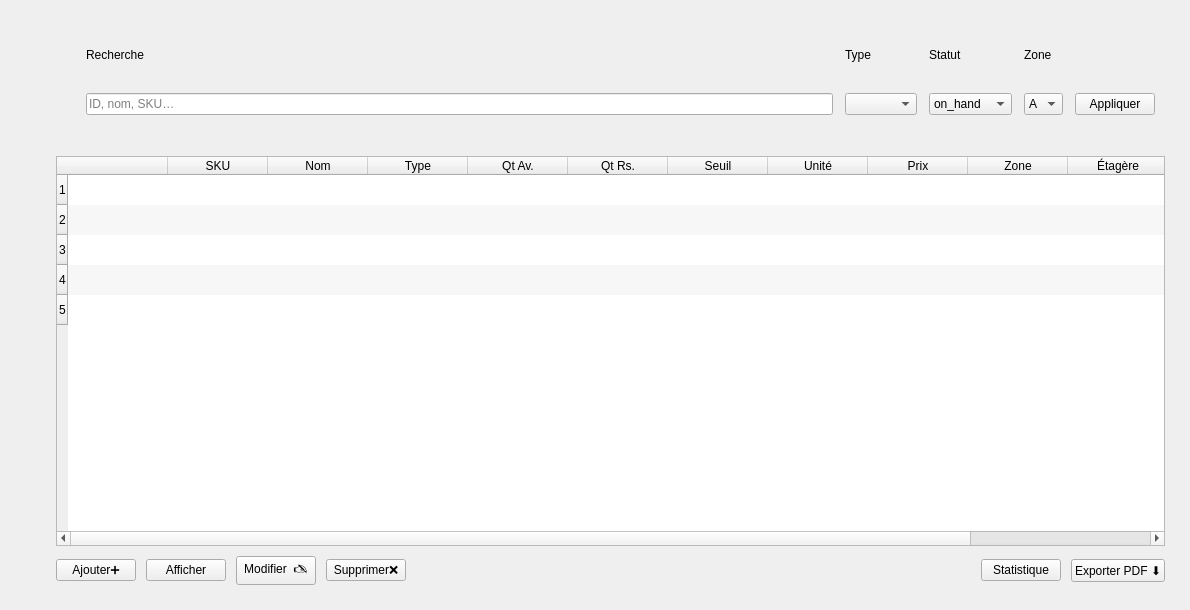
            <widget class="QWidget" name="inventory">
             <widget class="QFrame" name="InventoryCardFilter">
              <property name="geometry">
               <rect>
                <x>70</x>
                <y>10</y>
                <width>1101</width>
                <height>121</height>
               </rect>
              </property>
              <property name="frameShape">
               <enum>QFrame::Shape::NoFrame</enum>
              </property>
              <layout class="QGridLayout" name="inventoryFilterGrid">
               <property name="leftMargin">
                <number>16</number>
               </property>
               <property name="topMargin">
                <number>16</number>
               </property>
               <property name="rightMargin">
                <number>16</number>
               </property>
               <property name="bottomMargin">
                <number>16</number>
               </property>
               <property name="horizontalSpacing">
                <number>12</number>
               </property>
               <property name="verticalSpacing">
                <number>10</number>
               </property>
               <item row="0" column="0">
                <widget class="QLabel" name="LblInventorySearch">
                 <property name="text">
                  <string>Recherche</string>
                 </property>
                </widget>
               </item>
               <item row="0" column="1">
                <widget class="QLabel" name="LblInventoryType">
                 <property name="text">
                  <string>Type</string>
                 </property>
                </widget>
               </item>
               <item row="0" column="2">
                <widget class="QLabel" name="LblInventoryStatus">
                 <property name="text">
                  <string>Statut</string>
                 </property>
                </widget>
               </item>
               <item row="0" column="3">
                <widget class="QLabel" name="LblInventoryZone">
                 <property name="text">
                  <string>Zone</string>
                 </property>
                </widget>
               </item>
               <item row="1" column="0">
                <widget class="QLineEdit" name="InventorySearch">
                 <property name="placeholderText">
                  <string>ID, nom, SKU…</string>
                 </property>
                </widget>
               </item>
               <item row="1" column="1">
                <widget class="QComboBox" name="InventoryType"/>
               </item>
               <item row="1" column="2">
                <widget class="QComboBox" name="InventoryStatus">
                 <item>
                  <property name="text">
                   <string>on_hand</string>
                  </property>
                 </item>
                 <item>
                  <property name="text">
                   <string>Limited</string>
                  </property>
                 </item>
                 <item>
                  <property name="text">
                   <string>stock_out</string>
                  </property>
                 </item>
                </widget>
               </item>
               <item row="1" column="3">
                <widget class="QComboBox" name="InventoryZone">
                 <item>
                  <property name="text">
                   <string>A</string>
                  </property>
                 </item>
                 <item>
                  <property name="text">
                   <string>B</string>
                  </property>
                 </item>
                 <item>
                  <property name="text">
                   <string>C</string>
                  </property>
                 </item>
                 <item>
                  <property name="text">
                   <string>D</string>
                  </property>
                 </item>
                </widget>
               </item>
               <item row="1" column="4">
                <widget class="QPushButton" name="BtnInventoryApply">
                 <property name="text">
                  <string>Appliquer</string>
                 </property>
                 <property name="property" stdset="0">
                  <string>primary</string>
                 </property>
                </widget>
               </item>
              </layout>
             </widget>
             <widget class="QFrame" name="InventoryCardTable">
              <property name="geometry">
               <rect>
                <x>40</x>
                <y>140</y>
                <width>1141</width>
                <height>461</height>
               </rect>
              </property>
              <property name="frameShape">
               <enum>QFrame::Shape::NoFrame</enum>
              </property>
              <layout class="QVBoxLayout" name="inventoryTableLayout">
               <property name="spacing">
                <number>10</number>
               </property>
               <property name="leftMargin">
                <number>16</number>
               </property>
               <property name="topMargin">
                <number>16</number>
               </property>
               <property name="rightMargin">
                <number>16</number>
               </property>
               <property name="bottomMargin">
                <number>16</number>
               </property>
               <item>
                <widget class="QTableWidget" name="TableInventory">
                 <property name="editTriggers">
                  <set>QAbstractItemView::EditTrigger::NoEditTriggers</set>
                 </property>
                 <property name="alternatingRowColors">
                  <bool>true</bool>
                 </property>
                 <property name="selectionBehavior">
                  <enum>QAbstractItemView::SelectionBehavior::SelectRows</enum>
                 </property>
                 <property name="showGrid">
                  <bool>false</bool>
                 </property>
                 <property name="sortingEnabled">
                  <bool>true</bool>
                 </property>
                 <property name="cornerButtonEnabled">
                  <bool>false</bool>
                 </property>
                 <row/>
                 <row/>
                 <row/>
                 <row/>
                 <row/>
                 <column>
                  <property name="text">
                   <string/>
                  </property>
                 </column>
                 <column>
                  <property name="text">
                   <string>SKU</string>
                  </property>
                 </column>
                 <column>
                  <property name="text">
                   <string>Nom</string>
                  </property>
                 </column>
                 <column>
                  <property name="text">
                   <string>Type</string>
                  </property>
                 </column>
                 <column>
                  <property name="text">
                   <string>Qt Av.</string>
                  </property>
                 </column>
                 <column>
                  <property name="text">
                   <string>Qt Rs.</string>
                  </property>
                 </column>
                 <column>
                  <property name="text">
                   <string>Seuil</string>
                  </property>
                 </column>
                 <column>
                  <property name="text">
                   <string>Unité</string>
                  </property>
                 </column>
                 <column>
                  <property name="text">
                   <string>Prix</string>
                  </property>
                 </column>
                 <column>
                  <property name="text">
                   <string>Zone</string>
                  </property>
                 </column>
                 <column>
                  <property name="text">
                   <string>Étagère</string>
                  </property>
                 </column>
                 <column>
                  <property name="text">
                   <string>Statut</string>
                  </property>
                 </column>
                </widget>
               </item>
               <item>
                <layout class="QHBoxLayout" name="inventoryActions">
                 <property name="spacing">
                  <number>10</number>
                 </property>
                 <item>
                  <widget class="QPushButton" name="BtnInventoryAdd">
                   <property name="text">
                    <string>Ajouter➕</string>
                   </property>
                   <property name="property" stdset="0">
                    <string>primary</string>
                   </property>
                  </widget>
                 </item>
                 <item>
                  <widget class="QPushButton" name="BtnInventoryAdd_2">
                   <property name="text">
                    <string>Afficher</string>
                   </property>
                   <property name="property" stdset="0">
                    <string>primary</string>
                   </property>
                  </widget>
                 </item>
                 <item>
                  <widget class="QPushButton" name="BtnInventoryEdit">
                   <property name="text">
                    <string>Modifier  🖎</string>
                   </property>
                   <property name="property" stdset="0">
                    <string>ghost</string>
                   </property>
                  </widget>
                 </item>
                 <item>
                  <widget class="QPushButton" name="BtnInventoryDelete">
                   <property name="text">
                    <string>Supprimer❌</string>
                   </property>
                   <property name="property" stdset="0">
                    <string>danger</string>
                   </property>
                  </widget>
                 </item>
                 <item>
                  <spacer name="inventorySpacer">
                   <property name="orientation">
                    <enum>Qt::Orientation::Horizontal</enum>
                   </property>
                   <property name="sizeHint" stdset="0">
                    <size>
                     <width>40</width>
                     <height>20</height>
                    </size>
                   </property>
                  </spacer>
                 </item>
                 <item>
                  <widget class="QPushButton" name="BtnInventoryAdd_5">
                   <property name="text">
                    <string>Statistique</string>
                   </property>
                   <property name="property" stdset="0">
                    <string>primary</string>
                   </property>
                  </widget>
                 </item>
                 <item>
                  <widget class="QPushButton" name="BtnInventoryExport">
                   <property name="text">
                    <string>Exporter PDF ⬇️</string>
                   </property>
                   <property name="property" stdset="0">
                    <string>chip</string>
                   </property>
                  </widget>
                 </item>
                </layout>
               </item>
              </layout>
             </widget>
            </widget>
